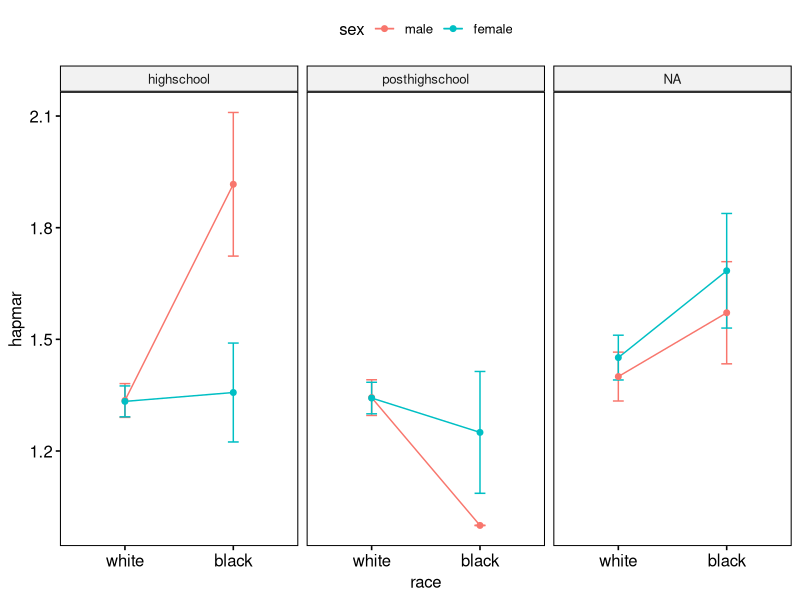

Write the R code that produced this figure.
## ---- chunk 1
options(digits = 3)
knitr::opts_chunk$set(echo = TRUE)
## ---- chunk 2
library(haven) ### used to load SPSS .sav files, read_sav()
library(tidyverse) ### for general purpose functions
library(rstatix) ### used for our ANOVA, anova_test()
library(ggpubr) ### used for graphs such as gghistogram()
library(emmeans)

df <- read_sav("gss.sav")


df <- df %>% 
  filter(race == 1 | race == 2) ## filter cases for race=1 or race=2, that way we also remove missing values cases

df$sex <-factor(df$sex, 
                       levels=c(1,2), 
                       labels=c("male", "female"))


df$race <-factor(df$race, 
                       levels=c(1,2), 
                       labels=c("white", "black"))


df$paeindex <-factor(df$paeindex, 
                       levels=c(1,2), 
                       labels=c("highschool", "posthighschool"))

## upon inspecting df we see that hapmar is described as unknown
## we convert it to numeric
## this may not happen in all cases but you should always check your variables

df$hapmar <- as.numeric(df$hapmar)

### initial look at the overall dataframe
## we can see the total number of participants from the max id
## Question 1
summary(df)

## OR
df %>% 
  get_summary_stats(hapmar, type = "mean_sd")


### getting marginal means
### grouping per race, sex, and parental educationindex 
df %>% 
  group_by(race, sex, paeindex) %>% 
  get_summary_stats(hapmar, type = "mean_sd")



### grouping per sex 
### Question 3
df %>% 
  group_by(sex) %>% 
  get_summary_stats(hapmar, type = "mean_sd")


## marginal means for race x sex
### grouping per race, sex 
### Question 4
df %>% 
  group_by(race, sex) %>% 
  get_summary_stats(hapmar, type = "mean_sd")





### as discussed in week 30, the following are all possible ways to carry out the ANOVA
### Question 5
df %>% 
  anova_test(hapmar ~ race*sex*paeindex, type = 3, detailed = TRUE)


model <-lm(hapmar ~ race*sex*paeindex, data=df,
          contrasts=list(race=contr.sum, sex=contr.sum, paeindex=contr.sum),
          type = 3)
car::Anova(model, type=3)


### you should not use the following way as the design is not balanced
result.aov <- aov(hapmar ~ race*sex*paeindex, data=df)
summary(result.aov)


## the following is just an example on how to inspect this visually
## ggline requires ggpubr
## in your lecture slides we also used ggplot2
## you can try using ggplot2 for more practice

ggline(df, x = "race", y = "hapmar", 
       color = "sex",  ###instead of color you could use line etc
       facet.by = "paeindex", 
       add = "mean_se")


## ---- chunk 3

## As per your lecture slides we have to use lm() and define the model

mmodel <-lm(hapmar ~ race*sex*paeindex, data=df,
          contrasts=list(race=contr.sum, sex=contr.sum, paeindex=contr.sum),
          type = 3)


## we then use the emmeans package
## specifically the functions joint_test() for simple main effects
## within the levels of the second factor

simple <- joint_tests(model, by ="race")
simple



## The following is not required by the question
## we provide it as a demonstration of how to follow-up
## for pairwise comparisons and acquiring estimated means
## note that these estimated means may differ than the original means
## you acquired in task 1.


## we then follow this up with emmeans()
## in order to get pairwise comparisons
## and marginal means

## we declare our model, and the order or variables
simple_sex <- emmeans(model,  ~ sex * paeindex | race)

## we call pairs() to run the pairwise comparisons
simple_sex %>% 
  pairs()

## print() displays the marginal means
print(simple_sex)
